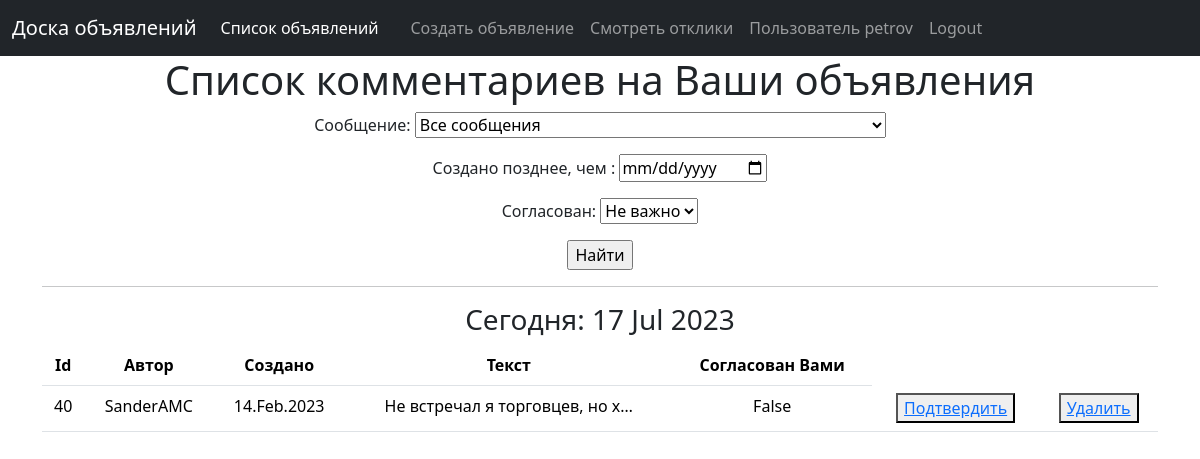
Screenshot of /post/search/ (signed in) with the database file from the repository.
### MMORPG_messages/models.py (models this page shows)
class Post(models.Model):
    TYPES = [
        ('01', 'Танки'),
        ('02', 'Хилы'),
        ('03', 'ДД'),
        ('04', 'Торговцы'),
        ('05', 'Гилдмастеры'),
        ('06', 'Квестгиверы'),
        ('07', 'Кузнецы'),
        ('08', 'Кожевники'),
        ('09', 'Зельевары'),
        ('10', 'Мастера заклинаний')
    ]
    author = models.ForeignKey(User, on_delete=models.CASCADE)
    creation = models.DateTimeField(auto_now_add=True)
    category = models.CharField(max_length=2, choices=TYPES, default='1')
    title = models.CharField(max_length=200)
    content = RichTextUploadingField(blank=True, null=True)

class Comment(models.Model):
    post = models.ForeignKey(Post, on_delete=models.CASCADE)
    user = models.ForeignKey(User, on_delete=models.CASCADE)
    creation = models.DateTimeField(auto_now_add=True)
    text = models.TextField()
    approved = models.BooleanField(default=False)

### MMORPG_messages/views.py (the view)
# urls.py: path('post/search/', CommentListFiltered.as_view(), name='comment_search'),
class CommentListFiltered(LoginRequiredMixin, ListView):
    model = Comment
    ordering = '-creation'
    template_name = 'comment_list.html'
    context_object_name = 'comment_flist'
    paginate_by = 10
    def get_context_data(self, **kwargs):
        context = super().get_context_data(**kwargs)
        context['filterset'] = self.filterset
        if self.request.user.is_authenticated:
            context['user_name'] = self.request.user
        return context
    def get_queryset(self):
        queryset = Comment.objects.order_by('-creation').filter(post__in=Post.objects.filter(author=self.request.user))
        print(self.request.GET)
        self.filterset = CommentFilter(self.request.GET, queryset, request=self.request)
        return self.filterset.qs

### MMORPG_messages/templatetags/custom_filters.py (called while the page is built)
@register.filter()
def censor(value):
   def isbad(word: str):
      return True if word in BAD_WORDS else False
   def replace(word: str):
      str_ = word[0]
      for i in range(1, len(word)):
         if word[i] not in string.punctuation:
            str_ += '*'
         else:
            str_ += word[i]
      return str_
   list = value.split()
   for n, word in enumerate(list):
      word2check = ""
      word = word.strip().lower()
      for i in range(len(word)):
         if word[i] not in string.punctuation:
            word2check += word[i]
      if isbad(word2check):
         list[n] = replace(list[n])
   return f'{" ".join(list)}'

### MMORPG_messages/templatetags/custom_tags.py (called while the page is built)
@register.simple_tag()
def current_time(format_string='%d %b %Y'):
    return datetime.utcnow().strftime(format_string)

### templates/comment_list.html (shortened to what this page needs)
{% extends 'default.html' %}
{% load custom_filters %}
{% load custom_tags %}
{% block content %}
<h1>Список комментариев на Ваши объявления</h1>
   <form action="" method="get">
       {{ filterset.form.as_p }}
       <input type="submit" value="Найти" />
   </form>
   <hr>
   <h3>Сегодня: {% current_time %} </h3>
   {% if comment_flist %}
              <table class="table table-hover">
          <thead>
            <tr>
                <th scope="col">Id</th>
              <th scope="col">Автор</th>
              <th scope="col">Создано</th>
                <th scope="col">Текст</th>
                <th scope="col">Согласован Вами</th>
            </tr>
          </thead>
  <tbody>
           {% for one in comment_flist %}
            <tr class="light">
                <td>{{ one.id }}</td>
                <td>{{ one.user }}</td>
               <td>{{ one.creation|date:'d.M.Y' }}</td>
               <td>{{ one.text|truncatechars:30|censor }}</td>
                <td>{{ one.approved }}</td>
                   {% if not one.approved %}
                    <td><button> <a href="/post/comment/{{ one.id }}/approve/">Подтвердить</a></button></td>
                {% endif %}
                    <td><button> <a href="/post/comment/{{ one.id }}/delete/">Удалить</a></button></td>
           </tr>
           {% endfor %}
         </tbody>
       </table>
   {% else %}
       <h2>Комментариев пока нет.</h2>
   {% endif %}
{% endblock content %}

### templates/default.html (shortened to what this page needs)
<!DOCTYPE html>
<html lang="en">
    <head>
        {% load static %}
	    <link href="{% static 'css/bootstrap.min.css' %}" rel="stylesheet" />
    </head>
    <body>
    {% load i18n %}
    <nav class="navbar navbar-expand-lg navbar-dark bg-dark">
          <div class="container-fluid">
            <a class="navbar-brand">Доска объявлений</a>
            <div class="collapse navbar-collapse" id="navbarColor02">
              <ul class="navbar-nav me-auto">
                <li class="nav-item">
                  <a class="nav-link active" href="/">Список объявлений
                  </a>
                </li>
                <li class="nav-item">
                  <a class="nav-link" href=""></a>
                </li>
                  {% if user_name %}
                  <li class="nav-item">
                  <a class="nav-link" href="/post/create">Создать объявление</a>
                </li>
                    <li class="nav-item">
                      <a class="nav-link" href="/post/search">Смотреть отклики</a>
                    </li>
                       <li class="nav-item">
                           <a class="nav-link" href="/user">Пользователь {{ user_name }}</a>
                       </li>
                       <li class="nav-item">
                           <a class="nav-link" href="/accounts/logout">Logout</a>
                       </li>
                  {% else %}
                       <li class="nav-item">
                           <a class="nav-link" href="/accounts/login">Войти на сайт</a>
                       </li>
                  {% endif %}
              </ul>
        </nav>
            <div class="container">
           <div class="row">
               <div class="col-lg-12 text-center">
                   {% block content %}
                   {% endblock content %}
                   <br>
               </div>
           </div>
        </div>
    </body>
</html>

### rows the page displays
Comment: id "40", user "SanderAMC", creation "14.Feb.2023", text|censor "Не встречал я торговцев, но х…", approved "False"

### other values shown
{{ user_name }} "petrov"
